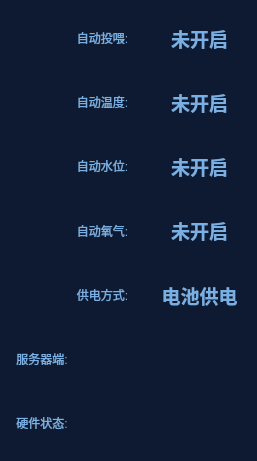
<?xml version="1.0" encoding="UTF-8"?>
<ui version="4.0">
 <class>SystemState</class>
 <widget class="QWidget" name="SystemState">
  <property name="geometry">
   <rect>
    <x>0</x>
    <y>0</y>
    <width>257</width>
    <height>461</height>
   </rect>
  </property>
  <property name="windowTitle">
   <string>Form</string>
  </property>
  <property name="styleSheet">
   <string notr="true">QLabel
{
color: rgb(122, 175, 227);
font: 12pt &quot;楷体&quot;;
border:0px
}
QWidget
{
border:0px
}
#SystemState
{
background-color: rgb(14, 26, 50);
}
#widget
{
background-color: rgb(14, 26, 50);
}</string>
  </property>
  <layout class="QVBoxLayout" name="verticalLayout">
   <property name="spacing">
    <number>5</number>
   </property>
   <property name="leftMargin">
    <number>0</number>
   </property>
   <property name="topMargin">
    <number>0</number>
   </property>
   <property name="rightMargin">
    <number>0</number>
   </property>
   <property name="bottomMargin">
    <number>0</number>
   </property>
   <item>
    <widget class="QWidget" name="widget" native="true">
     <layout class="QVBoxLayout" name="verticalLayout_2">
      <item>
       <widget class="QWidget" name="FeedingWidget" native="true">
        <layout class="QHBoxLayout" name="horizontalLayout">
         <property name="spacing">
          <number>0</number>
         </property>
         <property name="leftMargin">
          <number>0</number>
         </property>
         <property name="topMargin">
          <number>0</number>
         </property>
         <property name="rightMargin">
          <number>0</number>
         </property>
         <property name="bottomMargin">
          <number>0</number>
         </property>
         <item>
          <widget class="QLabel" name="FeedingIcon">
           <property name="maximumSize">
            <size>
             <width>45</width>
             <height>45</height>
            </size>
           </property>
           <property name="styleSheet">
            <string notr="true"/>
           </property>
           <property name="text">
            <string/>
           </property>
           <property name="pixmap">
            <pixmap resource="res.qrc">:/ptr/StateFeeding.png</pixmap>
           </property>
           <property name="scaledContents">
            <bool>true</bool>
           </property>
           <property name="alignment">
            <set>Qt::AlignCenter</set>
           </property>
          </widget>
         </item>
         <item>
          <widget class="QLabel" name="FeedingText">
           <property name="styleSheet">
            <string notr="true"/>
           </property>
           <property name="text">
            <string>自动投喂:</string>
           </property>
           <property name="alignment">
            <set>Qt::AlignCenter</set>
           </property>
          </widget>
         </item>
         <item>
          <widget class="QLabel" name="FeedingType">
           <property name="styleSheet">
            <string notr="true">font: 14pt ;
font-weight:bold;
</string>
           </property>
           <property name="text">
            <string>未开启</string>
           </property>
           <property name="scaledContents">
            <bool>true</bool>
           </property>
           <property name="alignment">
            <set>Qt::AlignCenter</set>
           </property>
          </widget>
         </item>
        </layout>
       </widget>
      </item>
      <item>
       <widget class="QWidget" name="TempWidget" native="true">
        <layout class="QHBoxLayout" name="horizontalLayout_2">
         <property name="spacing">
          <number>0</number>
         </property>
         <property name="leftMargin">
          <number>0</number>
         </property>
         <property name="topMargin">
          <number>0</number>
         </property>
         <property name="rightMargin">
          <number>0</number>
         </property>
         <property name="bottomMargin">
          <number>0</number>
         </property>
         <item>
          <widget class="QLabel" name="TempIcon">
           <property name="maximumSize">
            <size>
             <width>45</width>
             <height>45</height>
            </size>
           </property>
           <property name="text">
            <string/>
           </property>
           <property name="pixmap">
            <pixmap resource="res.qrc">:/ptr/StateTemp.png</pixmap>
           </property>
           <property name="scaledContents">
            <bool>true</bool>
           </property>
           <property name="alignment">
            <set>Qt::AlignCenter</set>
           </property>
          </widget>
         </item>
         <item>
          <widget class="QLabel" name="TempText">
           <property name="styleSheet">
            <string notr="true"/>
           </property>
           <property name="text">
            <string>自动温度:</string>
           </property>
           <property name="alignment">
            <set>Qt::AlignCenter</set>
           </property>
          </widget>
         </item>
         <item>
          <widget class="QLabel" name="TempType">
           <property name="styleSheet">
            <string notr="true">font: 14pt ;
font-weight:bold;
</string>
           </property>
           <property name="text">
            <string>未开启</string>
           </property>
           <property name="scaledContents">
            <bool>true</bool>
           </property>
           <property name="alignment">
            <set>Qt::AlignCenter</set>
           </property>
          </widget>
         </item>
        </layout>
       </widget>
      </item>
      <item>
       <widget class="QWidget" name="WaterLevelWidget" native="true">
        <layout class="QHBoxLayout" name="horizontalLayout_3">
         <property name="spacing">
          <number>0</number>
         </property>
         <property name="leftMargin">
          <number>0</number>
         </property>
         <property name="topMargin">
          <number>0</number>
         </property>
         <property name="rightMargin">
          <number>0</number>
         </property>
         <property name="bottomMargin">
          <number>0</number>
         </property>
         <item>
          <widget class="QLabel" name="WaterLevelIcon">
           <property name="maximumSize">
            <size>
             <width>45</width>
             <height>45</height>
            </size>
           </property>
           <property name="text">
            <string/>
           </property>
           <property name="pixmap">
            <pixmap resource="res.qrc">:/ptr/StateWaterLevel.png</pixmap>
           </property>
           <property name="scaledContents">
            <bool>true</bool>
           </property>
           <property name="alignment">
            <set>Qt::AlignCenter</set>
           </property>
          </widget>
         </item>
         <item>
          <widget class="QLabel" name="WaterLevelText">
           <property name="styleSheet">
            <string notr="true"/>
           </property>
           <property name="text">
            <string>自动水位:</string>
           </property>
           <property name="alignment">
            <set>Qt::AlignCenter</set>
           </property>
          </widget>
         </item>
         <item>
          <widget class="QLabel" name="WaterLevelType">
           <property name="styleSheet">
            <string notr="true">font: 14pt ;
font-weight:bold;
</string>
           </property>
           <property name="text">
            <string>未开启</string>
           </property>
           <property name="scaledContents">
            <bool>true</bool>
           </property>
           <property name="alignment">
            <set>Qt::AlignCenter</set>
           </property>
          </widget>
         </item>
        </layout>
       </widget>
      </item>
      <item>
       <widget class="QWidget" name="YangQiWidget" native="true">
        <layout class="QHBoxLayout" name="horizontalLayout_4">
         <property name="spacing">
          <number>0</number>
         </property>
         <property name="leftMargin">
          <number>0</number>
         </property>
         <property name="topMargin">
          <number>0</number>
         </property>
         <property name="rightMargin">
          <number>0</number>
         </property>
         <property name="bottomMargin">
          <number>0</number>
         </property>
         <item>
          <widget class="QLabel" name="YangQiIcon">
           <property name="maximumSize">
            <size>
             <width>45</width>
             <height>45</height>
            </size>
           </property>
           <property name="text">
            <string/>
           </property>
           <property name="pixmap">
            <pixmap resource="res.qrc">:/ptr/StateOxygen.png</pixmap>
           </property>
           <property name="scaledContents">
            <bool>true</bool>
           </property>
           <property name="alignment">
            <set>Qt::AlignCenter</set>
           </property>
          </widget>
         </item>
         <item>
          <widget class="QLabel" name="YangQiText">
           <property name="styleSheet">
            <string notr="true"/>
           </property>
           <property name="text">
            <string>自动氧气:</string>
           </property>
           <property name="alignment">
            <set>Qt::AlignCenter</set>
           </property>
          </widget>
         </item>
         <item>
          <widget class="QLabel" name="YangQiType">
           <property name="styleSheet">
            <string notr="true">font: 14pt ;
font-weight:bold;
</string>
           </property>
           <property name="text">
            <string>未开启</string>
           </property>
           <property name="scaledContents">
            <bool>true</bool>
           </property>
           <property name="alignment">
            <set>Qt::AlignCenter</set>
           </property>
          </widget>
         </item>
        </layout>
       </widget>
      </item>
      <item>
       <widget class="QWidget" name="DianYuanWidget" native="true">
        <layout class="QHBoxLayout" name="horizontalLayout_5">
         <property name="spacing">
          <number>0</number>
         </property>
         <property name="leftMargin">
          <number>0</number>
         </property>
         <property name="topMargin">
          <number>0</number>
         </property>
         <property name="rightMargin">
          <number>0</number>
         </property>
         <property name="bottomMargin">
          <number>0</number>
         </property>
         <item>
          <widget class="QLabel" name="DianYuanIcon">
           <property name="maximumSize">
            <size>
             <width>45</width>
             <height>45</height>
            </size>
           </property>
           <property name="text">
            <string/>
           </property>
           <property name="pixmap">
            <pixmap resource="res.qrc">:/ptr/StateDianYuan.png</pixmap>
           </property>
           <property name="scaledContents">
            <bool>true</bool>
           </property>
           <property name="alignment">
            <set>Qt::AlignCenter</set>
           </property>
          </widget>
         </item>
         <item>
          <widget class="QLabel" name="DianYuanText">
           <property name="styleSheet">
            <string notr="true"/>
           </property>
           <property name="text">
            <string>供电方式:</string>
           </property>
           <property name="alignment">
            <set>Qt::AlignCenter</set>
           </property>
          </widget>
         </item>
         <item>
          <widget class="QLabel" name="DianYuanType">
           <property name="styleSheet">
            <string notr="true">font: 14pt ;
font-weight:bold;
</string>
           </property>
           <property name="text">
            <string>电池供电</string>
           </property>
           <property name="scaledContents">
            <bool>true</bool>
           </property>
           <property name="alignment">
            <set>Qt::AlignCenter</set>
           </property>
          </widget>
         </item>
        </layout>
       </widget>
      </item>
      <item>
       <widget class="QWidget" name="PCWidget" native="true">
        <layout class="QHBoxLayout" name="horizontalLayout_9">
         <property name="spacing">
          <number>0</number>
         </property>
         <property name="leftMargin">
          <number>0</number>
         </property>
         <property name="topMargin">
          <number>0</number>
         </property>
         <property name="rightMargin">
          <number>0</number>
         </property>
         <property name="bottomMargin">
          <number>0</number>
         </property>
         <item>
          <widget class="QLabel" name="PCIcon">
           <property name="maximumSize">
            <size>
             <width>45</width>
             <height>45</height>
            </size>
           </property>
           <property name="text">
            <string/>
           </property>
           <property name="pixmap">
            <pixmap resource="res.qrc">:/ptr/PCIcon.png</pixmap>
           </property>
           <property name="scaledContents">
            <bool>true</bool>
           </property>
           <property name="alignment">
            <set>Qt::AlignCenter</set>
           </property>
          </widget>
         </item>
         <item>
          <widget class="QLabel" name="PCText">
           <property name="styleSheet">
            <string notr="true"/>
           </property>
           <property name="text">
            <string>服务器端:</string>
           </property>
           <property name="alignment">
            <set>Qt::AlignCenter</set>
           </property>
          </widget>
         </item>
         <item>
          <spacer name="PCTH1">
           <property name="orientation">
            <enum>Qt::Horizontal</enum>
           </property>
           <property name="sizeHint" stdset="0">
            <size>
             <width>40</width>
             <height>20</height>
            </size>
           </property>
          </spacer>
         </item>
         <item>
          <widget class="QLabel" name="PCType">
           <property name="maximumSize">
            <size>
             <width>50</width>
             <height>50</height>
            </size>
           </property>
           <property name="text">
            <string/>
           </property>
           <property name="pixmap">
            <pixmap resource="res.qrc">:/ptr/NOtype.png</pixmap>
           </property>
           <property name="scaledContents">
            <bool>true</bool>
           </property>
           <property name="alignment">
            <set>Qt::AlignCenter</set>
           </property>
          </widget>
         </item>
         <item>
          <spacer name="PCTH2">
           <property name="orientation">
            <enum>Qt::Horizontal</enum>
           </property>
           <property name="sizeHint" stdset="0">
            <size>
             <width>40</width>
             <height>20</height>
            </size>
           </property>
          </spacer>
         </item>
        </layout>
       </widget>
      </item>
      <item>
       <widget class="QWidget" name="YJWidget" native="true">
        <layout class="QHBoxLayout" name="horizontalLayout_7">
         <property name="spacing">
          <number>0</number>
         </property>
         <property name="leftMargin">
          <number>0</number>
         </property>
         <property name="topMargin">
          <number>0</number>
         </property>
         <property name="rightMargin">
          <number>0</number>
         </property>
         <property name="bottomMargin">
          <number>0</number>
         </property>
         <item>
          <widget class="QLabel" name="YJIcon">
           <property name="maximumSize">
            <size>
             <width>45</width>
             <height>45</height>
            </size>
           </property>
           <property name="text">
            <string/>
           </property>
           <property name="pixmap">
            <pixmap resource="res.qrc">:/ptr/YJIcon.png</pixmap>
           </property>
           <property name="scaledContents">
            <bool>true</bool>
           </property>
           <property name="alignment">
            <set>Qt::AlignCenter</set>
           </property>
          </widget>
         </item>
         <item>
          <widget class="QLabel" name="YJText">
           <property name="styleSheet">
            <string notr="true"/>
           </property>
           <property name="text">
            <string>硬件状态:</string>
           </property>
           <property name="alignment">
            <set>Qt::AlignCenter</set>
           </property>
          </widget>
         </item>
         <item>
          <spacer name="YJTH1">
           <property name="orientation">
            <enum>Qt::Horizontal</enum>
           </property>
           <property name="sizeHint" stdset="0">
            <size>
             <width>40</width>
             <height>20</height>
            </size>
           </property>
          </spacer>
         </item>
         <item>
          <widget class="QLabel" name="YJType">
           <property name="maximumSize">
            <size>
             <width>50</width>
             <height>50</height>
            </size>
           </property>
           <property name="text">
            <string/>
           </property>
           <property name="pixmap">
            <pixmap resource="res.qrc">:/ptr/NOtype.png</pixmap>
           </property>
           <property name="scaledContents">
            <bool>true</bool>
           </property>
           <property name="alignment">
            <set>Qt::AlignCenter</set>
           </property>
          </widget>
         </item>
         <item>
          <spacer name="YJTH2">
           <property name="orientation">
            <enum>Qt::Horizontal</enum>
           </property>
           <property name="sizeHint" stdset="0">
            <size>
             <width>40</width>
             <height>20</height>
            </size>
           </property>
          </spacer>
         </item>
        </layout>
       </widget>
      </item>
     </layout>
    </widget>
   </item>
  </layout>
 </widget>
 <resources>
  <include location="res.qrc"/>
 </resources>
 <connections/>
</ui>
